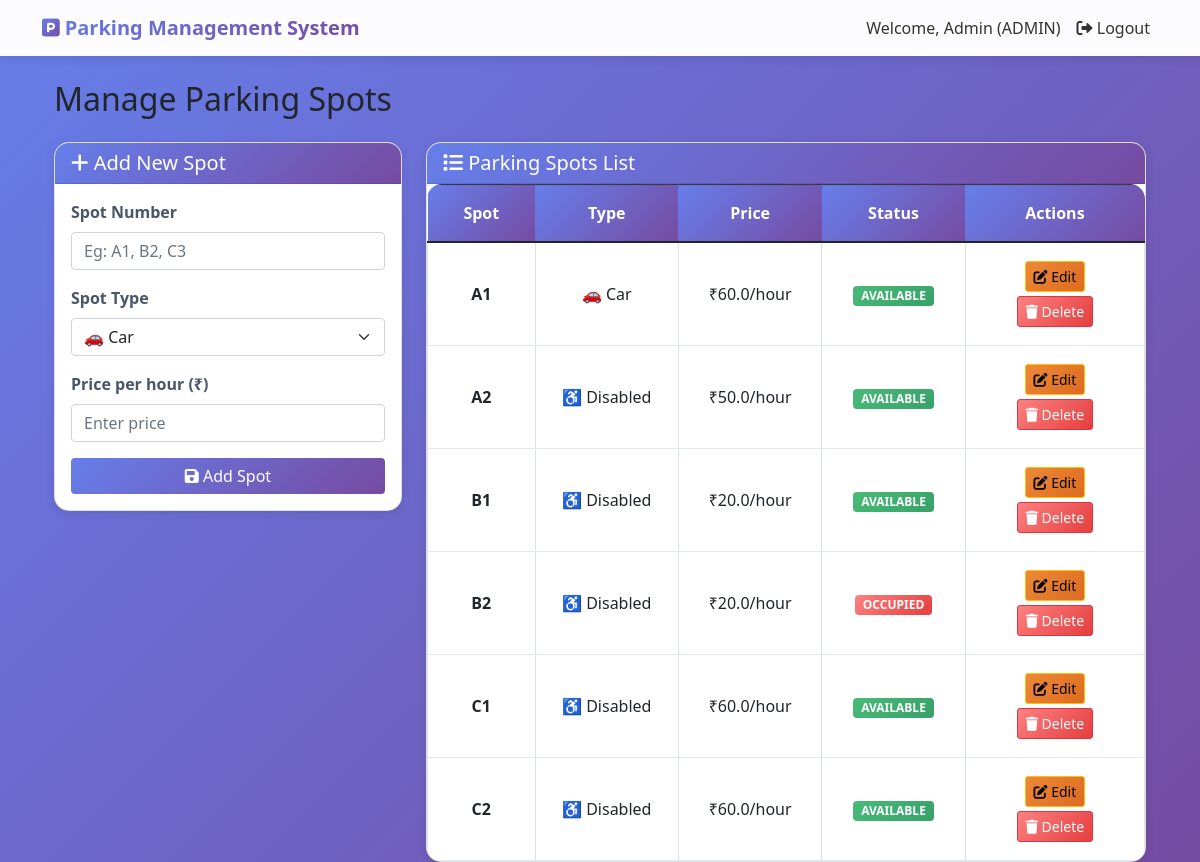
Screenshot of /admin/manage_spots (signed in) with the database file from the repository.
### models.py (models this page shows)
class User(UserMixin, db.Model):
    id = db.Column(db.Integer, primary_key=True)
    name = db.Column(db.String(100), nullable=False)
    email = db.Column(db.String(100), unique=True, nullable=False)
    phone = db.Column(db.String(15), nullable=False)
    password = db.Column(db.String(200), nullable=False)
    vehicle_number = db.Column(db.String(20), nullable=True)
    role = db.Column(db.String(30), default='user')
    created_at = db.Column(db.DateTime, default=datetime.utcnow)
    bookings = db.relationship('Booking', backref='user', lazy=True)
    manager_application = db.relationship('ManagerApplication', backref='user', uselist=False)

class ParkingSpot(db.Model):
    id = db.Column(db.Integer, primary_key=True)
    spot_number = db.Column(db.String(10), unique=True, nullable=False)
    spot_type = db.Column(db.String(20), nullable=False)
    price_per_hour = db.Column(db.Float, nullable=False)
    status = db.Column(db.String(20), default='available')
    bookings = db.relationship('Booking', backref='parking_spot', lazy=True)

### app.py (the view)
@app.route('/admin/manage_spots')
@login_required
def manage_spots():
    if current_user.role != 'admin':
        flash('Access denied!', 'danger')
        return redirect(url_for('user_dashboard'))
    spots = ParkingSpot.query.all()
    return render_template('admin/manage_spots.html', spots=spots)

### app.py (called while the page is built)
@login_manager.user_loader
def load_user(user_id):
    return User.query.get(int(user_id))

@app.context_processor
def utility_processor():
    return {'now': datetime.now}

### templates/admin/manage_spots.html (shortened to what this page needs)
{% extends "base.html" %}
{% block content %}
<div class="container-fluid">
    <h2 class="mb-4">Manage Parking Spots</h2>
    <div class="row">
        <div class="col-md-4">
            <div class="card">
                <div class="card-header bg-primary text-white">
                    <h5 class="mb-0"><i class="fas fa-plus"></i> Add New Spot</h5>
                </div>
                <div class="card-body">
                    <form method="POST" action="{{ url_for('add_spot') }}">
                        <div class="mb-3">
                            <label class="form-label">Spot Number</label>
                            <input type="text" name="spot_number" placeholder="Eg: A1, B2, C3" class="form-control" required>
                        </div>
                        <div class="mb-3">
                            <label class="form-label">Spot Type</label>
                            <select name="spot_type" class="form-select">
                                <option value="car">🚗 Car</option>
                            </select>
                        </div>
                        <div class="mb-3">
                            <label class="form-label">Price per hour (₹)</label>
                            <input type="number" name="price_per_hour" placeholder="Enter price" class="form-control" required>
                        </div>
                        <button type="submit" class="btn btn-primary w-100">
                            <i class="fas fa-save"></i> Add Spot
                        </button>
                    </form>
                </div>
            </div>
        </div>
        <div class="col-md-8">
            <div class="card">
                <div class="card-header bg-info text-white">
                    <h5 class="mb-0"><i class="fas fa-list"></i> Parking Spots List</h5>
                </div>
                <div class="card-body p-0">
                    <div class="table-responsive">
                        <table class="table table-bordered table-hover mb-0">
                            <thead class="table-dark">
                                <tr>
                                    <th style="width:15%">Spot</th>
                                    <th style="width:20%">Type</th>
                                    <th style="width:20%">Price</th>
                                    <th style="width:20%">Status</th>
                                    <th style="width:25%">Actions</th>
                                </tr>
                            </thead>
                            <tbody>
                                {% for spot in spots %}
                                <tr>
                                    <td class="align-middle"><strong>{{ spot.spot_number }}</strong></td>
                                    <td class="align-middle">
                                        {% if spot.spot_type == 'car' %}🚗 Car
                                        {% elif spot.spot_type == 'bike' %}🏍️ Bike
                                        {% elif spot.spot_type == 'ev' %}⚡ EV
                                        {% else %}♿ Disabled
                                        {% endif %}
                                    </td>
                                    <td class="align-middle">₹{{ spot.price_per_hour }}/hour</td>
                                    <td class="align-middle">
                                        <span class="badge bg-{{ 'success' if spot.status == 'available' else 'danger' if spot.status == 'occupied' else 'warning' }}">
                                            {{ spot.status|upper }}
                                        </span>
                                    </td>
                                    <td class="align-middle">
                                        <a href="{{ url_for('edit_spot', spot_id=spot.id) }}"
                                           class="btn btn-warning btn-sm">
                                            <i class="fas fa-edit"></i> Edit
                                        </a>
                                        <a href="{{ url_for('delete_spot', spot_id=spot.id) }}"
                                           class="btn btn-danger btn-sm"
                                           onclick="return confirm('Are you sure you want to delete spot {{ spot.spot_number }}?')">
                                            <i class="fas fa-trash"></i> Delete
                                        </a>
                                    </td>
                                </tr>
                                {% endfor %}
                            </tbody>
                        </table>
                    </div>
                </div>
            </div>
        </div>
    </div>
</div>
{% endblock %}

### templates/base.html (shortened to what this page needs)
<!DOCTYPE html>
<html lang="en">
<head>
    <link rel="stylesheet" href="{{ url_for('static', filename='css/style.css') }}">
    <link rel="stylesheet" href="https://cdnjs.cloudflare.com/ajax/libs/font-awesome/6.0.0/css/all.min.css">   <link href="https://cdn.jsdelivr.net/npm/bootstrap@5.1.3/dist/css/bootstrap.min.css" rel="stylesheet">
    <link rel="stylesheet" href="https://cdnjs.cloudflare.com/ajax/libs/font-awesome/6.0.0/css/all.min.css">
</head>
<body>
    <nav class="navbar navbar-expand-lg navbar-light">
        <div class="container">
            <a class="navbar-brand" href="/">
                <i class="fas fa-parking"></i> Parking Management System
            </a>
            <div class="collapse navbar-collapse" id="navbarNav">
                <ul class="navbar-nav ms-auto">
                    {% if current_user.is_authenticated %}
                        <li class="nav-item">
                            <span class="nav-link">Welcome, {{ current_user.name }} ({{ current_user.role|upper }})</span>
                        </li>
                        <li class="nav-item">
                            <a class="nav-link" href="{{ url_for('logout') }}">
                                <i class="fas fa-sign-out-alt"></i> Logout
                            </a>
                        </li>
                    {% endif %}
                </ul>
            </div>
        </div>
    </nav>
    <div class="container mt-4">
        {% block content %}{% endblock %}
    </div>
</body>
</html>

### static/css/style.css (style rules this page uses)
* { margin: 0; padding: 0; box-sizing: border-box; }
body { font-family: 'Poppins', 'Segoe UI', Tahoma, Geneva, Verdana, sans-serif; background: linear-gradient(135deg, #667eea 0%, #764ba2 100%); min-height: 100vh; overflow-x: hidden; }
.navbar { background: rgba(255, 255, 255, 0.98) !important; box-shadow: 0 2px 20px rgba(0, 0, 0, 0.1); backdrop-filter: blur(10px); padding: 1rem 0; }
.navbar-brand { font-size: 1.5rem; font-weight: bold; background: linear-gradient(135deg, #667eea 0%, #764ba2 100%); -webkit-background-clip: text; background-clip: text; color: transparent !important; transition: all 0.3s ease; }
.navbar-brand i { background: linear-gradient(135deg, #667eea 0%, #764ba2 100%); -webkit-background-clip: text; background-clip: text; color: transparent; }
.nav-link { color: #333 !important; font-weight: 500; transition: all 0.3s ease; position: relative; }
.nav-link::after { content: ''; position: absolute; width: 0; height: 2px; background: linear-gradient(135deg, #667eea 0%, #764ba2 100%); bottom: 0; left: 50%; transition: all 0.3s ease; }
.card { border: none; border-radius: 20px; box-shadow: 0 10px 40px rgba(0, 0, 0, 0.1); transition: all 0.3s ease; overflow: hidden; background: white; }
.card-header { background: linear-gradient(135deg, #667eea 0%, #764ba2 100%); color: white; border: none; padding: 1rem 1.5rem; font-weight: 600; }
.card-header h5, .card-header h3 { margin: 0; color: white; }
.card-body { padding: 1.5rem; }
.btn { border-radius: 50px; padding: 0.6rem 1.5rem; font-weight: 600; transition: all 0.3s ease; position: relative; overflow: hidden; }
.btn::before { content: ''; position: absolute; top: 50%; left: 50%; width: 0; height: 0; border-radius: 50%; background: rgba(255, 255, 255, 0.3); transform: translate(-50%, -50%); transition: width 0.6s, height 0.6s; }
.btn-primary { background: linear-gradient(135deg, #667eea 0%, #764ba2 100%); border: none; color: white; }
.btn-warning { background: linear-gradient(135deg, #ed8936 0%, #dd6b20 100%); border: none; color: white; }
.btn-danger { background: linear-gradient(135deg, #fc8181 0%, #e53e3e 100%); border: none; }
.form-control, .form-select { border-radius: 10px; border: 2px solid #e2e8f0; padding: 0.7rem 1rem; transition: all 0.3s ease; font-size: 0.95rem; }
.form-label { font-weight: 600; color: #4a5568; margin-bottom: 0.5rem; }
.table { border-radius: 15px; overflow: hidden; }
.table thead th { background: linear-gradient(135deg, #667eea 0%, #764ba2 100%); color: white; font-weight: 600; border: none; padding: 1rem; }
.table tbody tr { transition: all 0.3s ease; }
.table tbody td { padding: 1rem; vertical-align: middle; border-bottom: 1px solid #e2e8f0; }
.badge { padding: 0.5rem 1rem; border-radius: 50px; font-weight: 600; font-size: 0.75rem; }
.badge.bg-success { background: linear-gradient(135deg, #48bb78 0%, #38a169 100%); }
.badge.bg-danger { background: linear-gradient(135deg, #fc8181 0%, #e53e3e 100%); }
.card, .dashboard-card, .alert { animation: fadeIn 0.6s ease; }
.table th, .table td { vertical-align:middle; text-align:center; }
.btn-sm { margin:2px; }
.card { box-shadow:0 2px 10px rgba(0,0,0,0.1); }

### templates/base.html (style rules this page uses)
body { background: linear-gradient(135deg, #667eea 0%, #764ba2 100%); min-height: 100vh; }
.navbar { background: rgba(255,255,255,0.95); box-shadow: 0 2px 10px rgba(0,0,0,0.1); }
.card { border-radius: 15px; box-shadow: 0 5px 15px rgba(0,0,0,0.1); transition: transform 0.3s; }
.btn-primary { background: linear-gradient(135deg, #667eea 0%, #764ba2 100%); border: none; }

### templates/admin/manage_spots.html (style rules this page uses)
.table th, .table td { vertical-align: middle; text-align: center; }
.btn-sm { margin: 2px; }
.card { box-shadow: 0 2px 10px rgba(0,0,0,0.1); }
.form-label { font-weight: 600; }

### rows the page displays
User: name "Admin", role "ADMIN"
ParkingSpot: spot_number "A1", spot_type "🚗 Car", price_per_hour "60.0", status "AVAILABLE"
ParkingSpot: spot_number "A2", spot_type "♿ Disabled", price_per_hour "50.0", status "AVAILABLE"
ParkingSpot: spot_number "B1", spot_type "♿ Disabled", price_per_hour "20.0", status "AVAILABLE"
ParkingSpot: spot_number "B2", spot_type "♿ Disabled", price_per_hour "20.0", status "OCCUPIED"
ParkingSpot: spot_number "C1", spot_type "♿ Disabled", price_per_hour "60.0", status "AVAILABLE"
ParkingSpot: spot_number "C2", spot_type "♿ Disabled", price_per_hour "60.0", status "AVAILABLE"
